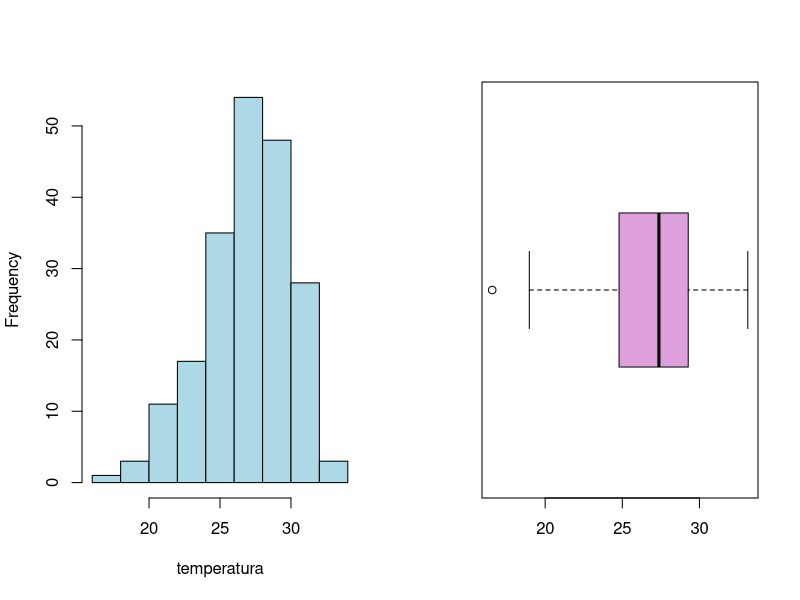
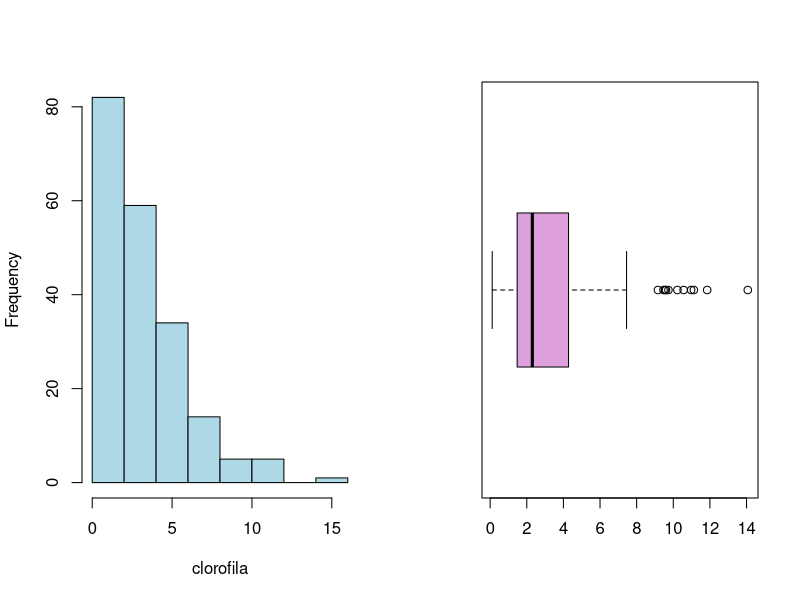
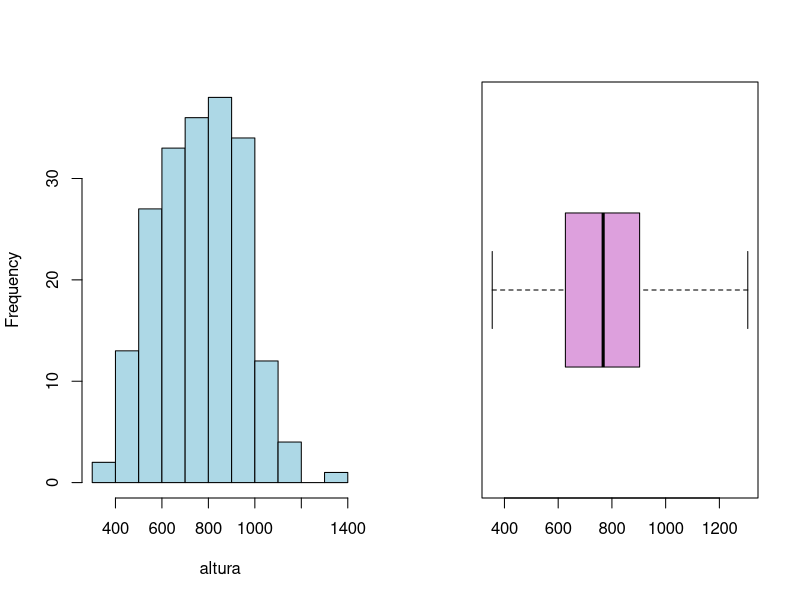
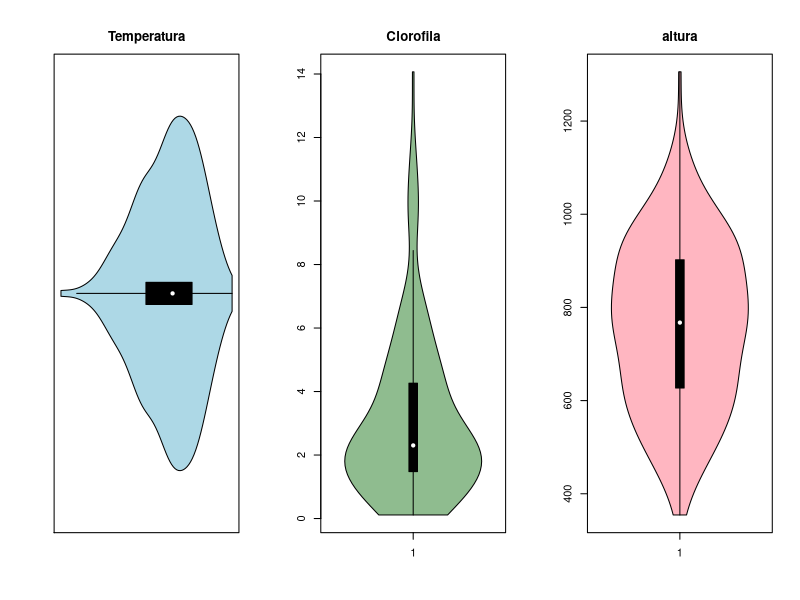
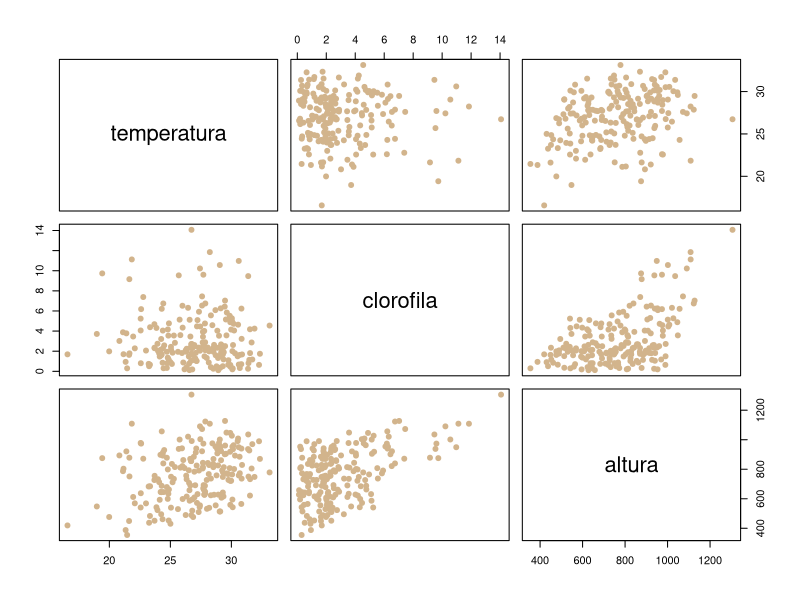
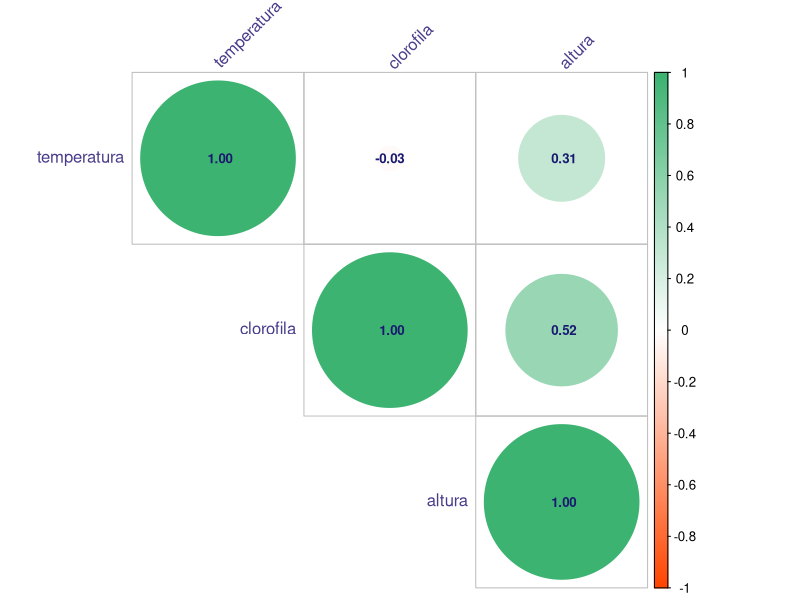
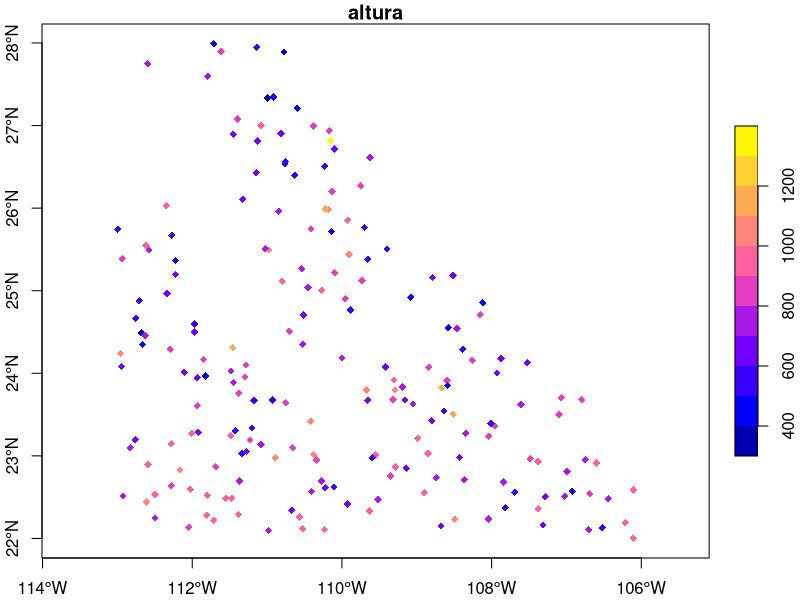
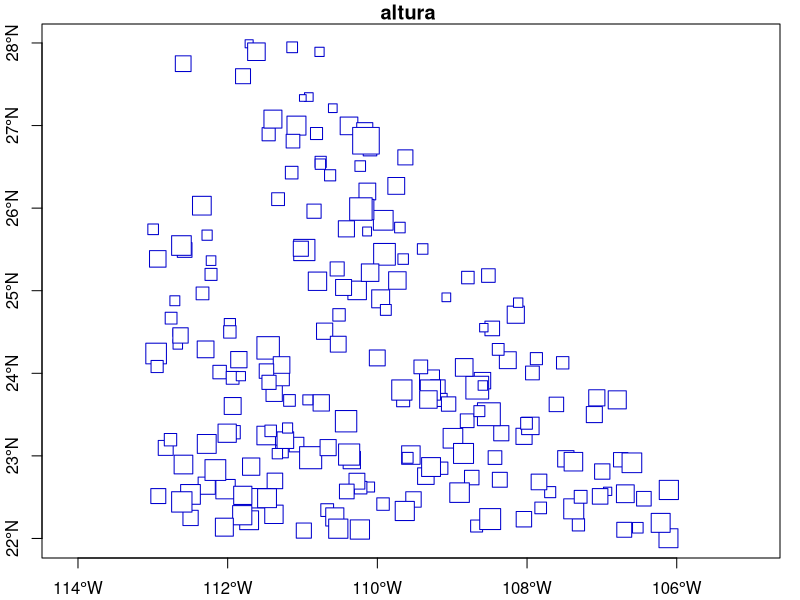

These figures' R source, in order:
## ---- chunk 1
knitr::opts_chunk$set(echo = TRUE, warning = FALSE, message = FALSE)

## ---- chunk 2
packages <- c("sf", "spdep", "spatialreg", "vioplot", "corrplot", "ggplot2")
# Revisar si los paquetes están instalados
no_i<- packages[!packages %in% installed.packages()[, "Package"]]
# instalar paquetes faltantes
if (length(no_i) > 1) {
  install.packages(no_i, repos = "https://cran.rstudio.com/", dep = T)
}

library(spdep)   # datos espaciales
library(sf)      # datos espaciales
library(spatialreg) # modelos SAR/SEM
library(vioplot)   # gráficos de violín
library(corrplot)  # gráficos de correlación 
library(ggplot2)
## ---- chunk 3

# Cargar datos
dm <- read.csv("datos_marinos.csv")

head(dm)   # primeras 6 filas
summary(dm)  # resumen estadístico

## ---- chunk 4

#  Vistazo general de las variables
# Función para graficar histograma y boxplot en una misma ventana

for (i in 3:5) {
  par(mfrow = c(1, 2))   # 1 fila y 2 columnas
  n <- names(dm)[i]
  # Histograma
  hist(dm[, i], main = "", xlab = n,  col = "lightblue")
  
  # Boxplot
  boxplot(dm[, i], main = "", horizontal = TRUE, col = "plum")
}


# Restaurar la configuración original
par(mfrow = c(1,1))


# versiòn simple
# lapply(dm[,3:5], hist)
# lapply(dm[,3:5], boxplot)

## ---- chunk 5
# Graficos de violín
par(mfrow=c(1,3)) # presentar 3 gráficos en 1 fila, 3 columnas
vioplot(dm$temperatura, col="lightblue", main="Temperatura", horizontal=TRUE)
vioplot(dm$clorofila, col="darkseagreen", main="Clorofila")
vioplot(dm$altura, col="lightpink", main="altura")
par(mfrow=c(1,1))  # volver a 1 gráfico

# ayuda
# ?vioplot
## ---- chunk 6
(cor_mat <- cor(dm[,3:5])) # Matriz de correlaciones

# Gráficos de dispersión
pairs(dm[,3:5], pch=19, col="tan")


# Visualización con corrplot
corrplot(cor_mat, method = "circle", type = "upper",
         col = colorRampPalette(c("orangered", "white", "mediumseagreen"))(200),
         tl.col = "darkslateblue", tl.srt = 45, 
         addCoef.col = "midnightblue", number.cex = 0.8)
## ---- chunk 7

# Convertir a objeto espacial (CRS WGS84)
dm_sp <- st_as_sf(dm, coords = c("lon", "lat"), crs = 4326)

# Gráfico simple. El gradiente de color va de menor a mayor altura
plot(dm_sp["altura"], main = "altura", pch=18, axes=T)


# Gráfico con escala. El tamaño de los puntos va de menor a mayor altura
plot(dm_sp["altura"], 
     cex = scales::rescale(dm_sp$altura, to=c(1,4)),
     col = "mediumblue", pch = 22,
     main = "altura ", axes=T)

## ---- chunk 8

# Definir límites  de los ejes
xlim <- c(min(dm$lon) - 0.2, max(dm$lon) + 0.2)
ylim <- c(min(dm$lat) - 0.2, max(dm$lat) + 0.2)


ggplot() +
  borders("world", xlim = xlim, ylim = ylim,
          fill = "gray90", colour = "gray70") +
  geom_point(data = dm,
             aes(x = lon, y = lat, colour = altura),
             size = 2) +
  scale_color_gradient(low = "lightblue", high = "darkred") +
  coord_sf(xlim = xlim, ylim = ylim, expand = FALSE) +
  labs(title = "",
       x = "Lon", y = "Lat", colour = "Altura") +
  theme_minimal()

## ---- chunk 9

ggplot() +
  borders("world", xlim = xlim, ylim = ylim,
          fill = "gray90", colour = "gray70") +
  geom_point(data = dm,
             aes(x = lon, y = lat, colour = clorofila),
             size = 2) +
  scale_color_gradient(low = "lightblue", high = "darkred") +
  coord_sf(xlim = xlim, ylim = ylim, expand = FALSE) +
  labs(title = "",
       x = "Lon", y = "Lat", colour = "Clorofila") +
  theme_minimal()

## ---- chunk 10
ggplot(dm, aes(x = lon, y = lat)) +
  borders("world", xlim = range(dm$lon), ylim = range(dm$lat),
          fill = "gray90", colour = "gray70") +
  geom_point(aes(color = cut_number(altura, n=4)), size = 2 ) +   # 4 cuartiles
  scale_color_brewer(palette = "RdYlBu", name = "Cuartiles") +
  coord_sf(xlim = range(dm$lon), ylim = range(dm$lat), expand = FALSE) +
  theme_minimal() +
  labs(title = "Altura ")

# Calculo de los cuartiles
quantile(dm$altura, probs = seq(0, 1, 0.25))


# Recordando 
# vioplot(dm$altura, col="lightpink", main="altura")


## ---- chunk 11
ggplot(dm, aes(x = lon, y = lat)) +
  borders("world", fill="gray90", colour="gray70") +
  geom_point(aes(size = altura, color = temperatura), alpha = 0.6) +
  scale_color_viridis_c() +
  coord_sf(xlim = range(dm$lon), ylim = range(dm$lat)) +
  theme_minimal()

## ---- chunk 12
ggplot(dm, aes(x = lon, y = lat)) +
  borders("world", fill="gray90", colour="gray70") +
  geom_point(aes(size = altura, color = cut_number(clorofila, 2)), alpha = 0.7) +
  scale_color_brewer(palette = "RdYlBu", name = "Cuartiles") +
  coord_sf(xlim = range(dm$lon), ylim = range(dm$lat)) +
  theme_minimal()
## ---- chunk 13

aggregate(altura ~ cut_number(clorofila, 4), summary, data = dm)
## ---- chunk 14
# Recreamos un box-plot
vb <- dm$clorofila

q <- quantile(vb, probs = c(0.25, 0.5, 0.75))
iqr <- IQR(vb)

# Bigotes
lw <- q[1] - 1.5 * iqr
up <- q[3] + 1.5 * iqr

# Variable categórica que indica el cuartil al que pertenece cada observación o si se considera  un outlier
dm$boxcat <- cut(
  vb,
  breaks = c(-Inf, lw, q[1], q[2], q[3], up, Inf),
  labels = c("Extremo bajo", "Q1", "Q2", "Q3", "Q4", "Extremo alto"),
  include.lowest = TRUE
)

# El mapa
xlim <- range(dm$lon) + c(-0.2, 0.2)
ylim <- range(dm$lat) + c(-0.2, 0.2)

ggplot(dm, aes(x = lon, y = lat)) +
  borders("world", xlim = xlim, ylim = ylim,
          fill = "gray90", colour = "gray70") +
  geom_point(aes(color = boxcat), size = 3) +   # El color depende de la variable boxcat
  scale_color_manual(values = c(
    "Extremo bajo" = "blue",
    "Q1"           = "lightblue",
    "Q2"           = "green",
    "Q3"           = "orange",
    "Q4"           = "red",
    "Extremo alto" = "darkred"
  )) +
  coord_sf(xlim = xlim, ylim = ylim, expand = FALSE) +
  theme_minimal() +
  labs(title = "",
       x = "Longitud", y = "Latitud",
       color = "Categoría")
## ---- chunk 15

# Matriz de coordenadas
coords <- cbind(dm$lon, dm$lat)

# Distancia (radio = 0.5 grados aprox.)
nb_dist <- dnearneigh(coords, 0,0.5)

# knn (4 vecinos)
nb_knn <- knn2nb(knearneigh(coords, k=4))


par(mfrow=c(1,2))
plot(nb_dist, coords, main="Vecinos por distancia", col="deepskyblue")
plot(nb_knn, coords, main="Vecinos k-NN (k=4)", col="coral")

## ---- chunk 16

W <- nb2listw(nb_knn, style = "W")

# Moran's I
lisa <- localmoran(dm$altura, W)

# Creando las etiquetas tomando como referencia a la media
dm$lisa_cat <- NA
ref_val <- mean(dm$altura)

for (i in 1:nrow(dm)) {
  if (dm$altura[i] >= ref_val & lisa[i,1] > 0) {
    dm$lisa_cat[i] <- "High-High"
  } else if (dm$altura[i] < ref_val & lisa[i,1] > 0) {
    dm$lisa_cat[i] <- "Low-Low"
  } else if (dm$altura[i] >= ref_val & lisa[i,1] < 0) {
    dm$lisa_cat[i] <- "High-Low"
  } else if (dm$altura[i] < ref_val & lisa[i,1] < 0) {
    dm$lisa_cat[i] <- "Low-High"
  }
}

dm$lisa_cat <- factor(dm$lisa_cat,
                            levels = c("High-High","Low-Low","High-Low","Low-High"))

# El gráfico
xlim <- range(dm$lon) + c(-0.2, 0.2)
ylim <- range(dm$lat) + c(-0.2, 0.2)

ggplot(dm, aes(x = lon, y = lat)) +
  borders("world", xlim = xlim, ylim = ylim,
          fill = "gray90", colour = "gray70") +
  geom_point(aes(color = lisa_cat), size = 3) +
  scale_color_manual(values = c(
    "High-High" = "darkred",
    "Low-Low"   = "darkblue",
    "High-Low"  = "orange",
    "Low-High"  = "skyblue"
  )) +
  coord_sf(xlim = xlim, ylim = ylim, expand = FALSE) +
  theme_minimal() +
  labs(title = "Mapa de outliers espaciales LISA (Altura)",
       x = "Longitud", y = "Latitud",
       color = "Categoría LISA")
